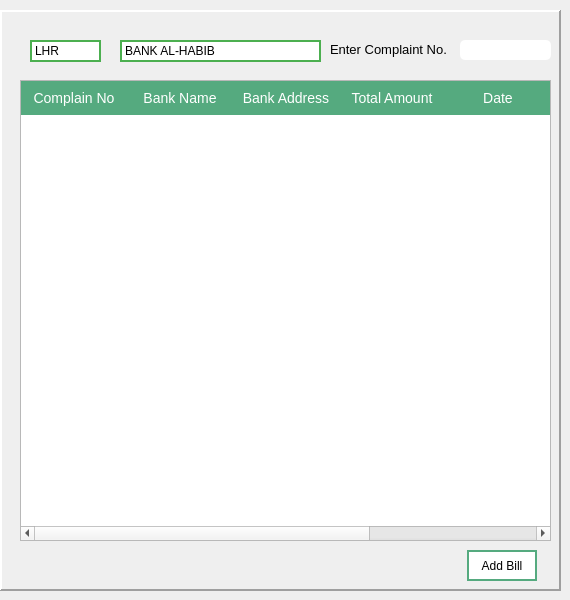
    <widget class="QWidget" name="page_4">
     <widget class="QFrame" name="frame_6">
      <property name="geometry">
       <rect>
        <x>0</x>
        <y>10</y>
        <width>561</width>
        <height>581</height>
       </rect>
      </property>
      <property name="frameShape">
       <enum>QFrame::Panel</enum>
      </property>
      <property name="frameShadow">
       <enum>QFrame::Raised</enum>
      </property>
      <property name="lineWidth">
       <number>2</number>
      </property>
      <property name="midLineWidth">
       <number>2</number>
      </property>
      <widget class="QLabel" name="label_11">
       <property name="geometry">
        <rect>
         <x>330</x>
         <y>30</y>
         <width>121</width>
         <height>20</height>
        </rect>
       </property>
       <property name="text">
        <string>&lt;html&gt;&lt;head/&gt;&lt;body&gt;&lt;p&gt;&lt;span style=&quot; font-size:10pt;&quot;&gt;Enter Complaint No.&lt;/span&gt;&lt;/p&gt;&lt;/body&gt;&lt;/html&gt;</string>
       </property>
      </widget>
      <widget class="QTableWidget" name="tableWidget_2">
       <property name="enabled">
        <bool>true</bool>
       </property>
       <property name="geometry">
        <rect>
         <x>20</x>
         <y>70</y>
         <width>531</width>
         <height>461</height>
        </rect>
       </property>
       <property name="styleSheet">
        <string notr="true">
QHeaderView::section

{
 Font-size:14px; 
 Font-family: &quot;Microsoft YaHei&quot;; 
 Color: #FFFFFF; 
 
 Background:rgb(85, 170, 127); 
Border:1px; 
 Text-align:left;
 
 
 Min-height: 34px;
 max-height:34px; 


 Margin:0px;
 Padding: 0px;

}





</string>
       </property>
       <property name="lineWidth">
        <number>1</number>
       </property>
       <property name="sizeAdjustPolicy">
        <enum>QAbstractScrollArea::AdjustToContents</enum>
       </property>
       <property name="selectionMode">
        <enum>QAbstractItemView::SingleSelection</enum>
       </property>
       <property name="selectionBehavior">
        <enum>QAbstractItemView::SelectRows</enum>
       </property>
       <property name="textElideMode">
        <enum>Qt::ElideRight</enum>
       </property>
       <property name="showGrid">
        <bool>true</bool>
       </property>
       <property name="gridStyle">
        <enum>Qt::SolidLine</enum>
       </property>
       <property name="sortingEnabled">
        <bool>false</bool>
       </property>
       <property name="rowCount">
        <number>0</number>
       </property>
       <property name="columnCount">
        <number>6</number>
       </property>
       <attribute name="horizontalHeaderCascadingSectionResizes">
        <bool>true</bool>
       </attribute>
       <attribute name="horizontalHeaderDefaultSectionSize">
        <number>106</number>
       </attribute>
       <attribute name="horizontalHeaderHighlightSections">
        <bool>false</bool>
       </attribute>
       <attribute name="horizontalHeaderShowSortIndicator" stdset="0">
        <bool>true</bool>
       </attribute>
       <attribute name="horizontalHeaderStretchLastSection">
        <bool>false</bool>
       </attribute>
       <attribute name="verticalHeaderCascadingSectionResizes">
        <bool>true</bool>
       </attribute>
       <attribute name="verticalHeaderMinimumSectionSize">
        <number>19</number>
       </attribute>
       <attribute name="verticalHeaderDefaultSectionSize">
        <number>22</number>
       </attribute>
       <attribute name="verticalHeaderStretchLastSection">
        <bool>false</bool>
       </attribute>
       <column>
        <property name="text">
         <string>Complain No</string>
        </property>
        <property name="font">
         <font>
          <pointsize>7</pointsize>
         </font>
        </property>
       </column>
       <column>
        <property name="text">
         <string>Bank Name</string>
        </property>
        <property name="font">
         <font>
          <pointsize>6</pointsize>
         </font>
        </property>
       </column>
       <column>
        <property name="text">
         <string>Bank Address</string>
        </property>
        <property name="font">
         <font>
          <pointsize>13</pointsize>
         </font>
        </property>
       </column>
       <column>
        <property name="text">
         <string>Total Amount</string>
        </property>
        <property name="font">
         <font>
          <pointsize>6</pointsize>
         </font>
        </property>
       </column>
       <column>
        <property name="text">
         <string>Date</string>
        </property>
        <property name="font">
         <font>
          <pointsize>6</pointsize>
         </font>
        </property>
       </column>
       <column>
        <property name="text">
         <string>Invoice No</string>
        </property>
        <property name="font">
         <font>
          <pointsize>6</pointsize>
         </font>
        </property>
       </column>
      </widget>
      <widget class="QLineEdit" name="lineEdit_7">
       <property name="geometry">
        <rect>
         <x>460</x>
         <y>30</y>
         <width>91</width>
         <height>20</height>
        </rect>
       </property>
       <property name="styleSheet">
        <string notr="true">border-bottom:1px solid #eee;
border:0;
box-shadow:0 0 15px 4px rgba(0,0,0,0.06);
border-radius:5px;
height:10px;</string>
       </property>
      </widget>
      <widget class="QComboBox" name="bankComBox_3">
       <property name="geometry">
        <rect>
         <x>120</x>
         <y>30</y>
         <width>201</width>
         <height>22</height>
        </rect>
       </property>
       <property name="acceptDrops">
        <bool>true</bool>
       </property>
       <property name="styleSheet">
        <string notr="true">
.QComboBox{
	border: 2px solid #4CAF50;
 }


QComboBox::down-arrow {
    position: relative;
     height: 15px;
     width: 15px;
	border: 12px;
 
    image: url(&quot;C:/Users/haseeb/AppData/Local/Temp/icons8_expand_arrow_32px.png&quot;)
}
QComboBox::drop-down {
    border: 0px; 
}

</string>
       </property>
       <property name="insertPolicy">
        <enum>QComboBox::InsertAfterCurrent</enum>
       </property>
       <item>
        <property name="text">
         <string>BANK AL-HABIB</string>
        </property>
       </item>
       <item>
        <property name="text">
         <string>BANK AL-FALAH</string>
        </property>
       </item>
       <item>
        <property name="text">
         <string>MEHRAN BANK</string>
        </property>
       </item>
       <item>
        <property name="text">
         <string>DUBAI ISLAMIC BANK</string>
        </property>
       </item>
      </widget>
      <widget class="QComboBox" name="zoneComBox_2">
       <property name="geometry">
        <rect>
         <x>30</x>
         <y>30</y>
         <width>71</width>
         <height>22</height>
        </rect>
       </property>
       <property name="acceptDrops">
        <bool>true</bool>
       </property>
       <property name="styleSheet">
        <string notr="true">
.QComboBox{
	border: 2px solid #4CAF50;
 }



QComboBox::down-arrow {
    position: relative;
     height: 15px;
     width: 15px;
	border: 12px;
 
    image: url(&quot;C:/Users/haseeb/AppData/Local/Temp/icons8_expand_arrow_32px.png&quot;)
}
QComboBox::drop-down {
    border: 0px; 
}
</string>
       </property>
       <property name="currentText">
        <string>LHR</string>
       </property>
       <item>
        <property name="text">
         <string>LHR</string>
        </property>
       </item>
       <item>
        <property name="text">
         <string>GUJ</string>
        </property>
       </item>
       <item>
        <property name="text">
         <string>FSD</string>
        </property>
       </item>
       <item>
        <property name="text">
         <string>KPK</string>
        </property>
       </item>
      </widget>
      <widget class="QPushButton" name="pushButton_14">
       <property name="geometry">
        <rect>
         <x>467</x>
         <y>540</y>
         <width>70</width>
         <height>31</height>
        </rect>
       </property>
       <property name="styleSheet">
        <string notr="true">.QPushButton {
  background-color: white;
  color: black;
  border: 2px solid rgb(85, 170, 127); /* Green */
font: 10pt &quot;MS Shell Dlg 2&quot;;
}

.QPushButton {
  transition-duration: 0.4s;
}

.QPushButton:hover {
  background-color:rgb(85, 170, 127); /* Green */
  color: white;
}</string>
       </property>
       <property name="text">
        <string>Add Bill</string>
       </property>
      </widget>
     </widget>
    </widget>
